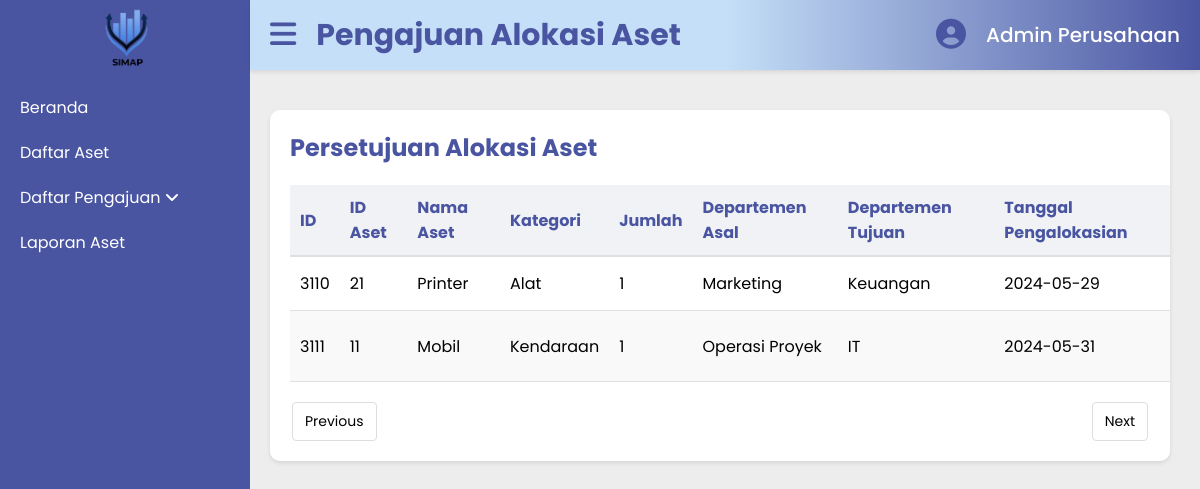
/SIMAP-Project/persetujuanAlokasi.php, run on the app's committed database.
### tables this page shows
CREATE TABLE `pengajuan_alokasi` (
  `idPengajuanAlokasi` int(11) NOT NULL,
  `idAset` int(11) DEFAULT NULL,
  `namaAset` varchar(100) NOT NULL,
  `kategoriAset` varchar(255) NOT NULL,
  `jumlah` int(11) NOT NULL,
  `departemenAsal` varchar(255) NOT NULL,
  `departemenTujuan` varchar(255) NOT NULL,
  `tanggalPengalokasian` date NOT NULL,
  `alasanPengalokasian` varchar(255) NOT NULL,
  `status` varchar(50) NOT NULL
);

### SIMAP-Project/persetujuanAlokasi.php (the view, shortened to what this page needs)
<?php
include 'php/koneksi.php';
$query_mysql = mysqli_query($mysqli, "SELECT * FROM pengajuan_alokasi");
?>
<!DOCTYPE html>
<html lang="en">
<head>
    <link rel="stylesheet" href="style/style-persetujuanAlokasi.css">
</head>
<body>
    <div id="daftarPengajuan">
        <div class="container">
            <nav class="sidebar">
                <div class="logo">
                    <a href="#"> <img src="assets/simap.png" class="logo" alt="Logo SIMAP"></a>
                </div>
                <ul>
                    <li><a href="page-Beranda.php">Beranda</a></li>
                    <li><a href="page-daftarAset.php">Daftar Aset</a></li>
                    <li><a href="#">Daftar Pengajuan <i class="fa-solid fa-angle-down"></i></a>
                    </li>
                    <li><a href="laporan.php">Laporan Aset</a></li>
                </ul>
            </nav>
            <div class="header">
                <div class="menu-bar">
                    <a href="#"><i class="fa-solid fa-bars" style="color: #4a55a2;"></i></a>
                    <h1>Pengajuan Alokasi Aset</h1>
                </div>
                <ul>
                    <li class="admin-profile"><a href="#">
                        <i class="fa-solid fa-circle-user" style="color: #4a55a2;"></i>
                    </a>
                    </li>
                    <li class="username">
                        <a href="#">Admin Perusahaan</a>
                    </li>
                </ul>
            </div>
            <div class="box">
                <h2>Persetujuan Alokasi Aset</h2>
                <table>
                    <thead>
                        <tr>
                            <th>ID</th>
                            <th>ID Aset</th>
                            <th>Nama Aset</th>
                            <th>Kategori</th>
                            <th>Jumlah</th>
                            <th>Departemen Asal</th>
                            <th>Departemen Tujuan</th>
                            <th>Tanggal Pengalokasian</th>
                        </tr>
                    </thead>
                    <tbody>
                    <?php while ($data = mysqli_fetch_assoc($query_mysql)) { ?>
                        <tr>
                            <td><?php echo $data['idPengajuanAlokasi']; ?></td>
                            <td><?php echo $data['idAset']; ?></td>
                            <td><?php echo $data['namaAset']; ?></td>
                            <td><?php echo $data['kategoriAset']; ?></td>
                            <td><?php echo $data['jumlah']; ?></td>
                            <td><?php echo $data['departemenAsal']; ?></td>
                            <td><?php echo $data['departemenTujuan']; ?></td>
                            <td><?php echo $data['tanggalPengalokasian']; ?></td>
                        </tr>
                        <?php } ?>
                    </tbody>
                </table>
                <div class="pagination">
                    <button class="prev">Previous</button>
                    <button class="next">Next</button>
                </div>
            </div>
        </div>
    </div>
</body>
</html>

### SIMAP-Project/style/style-persetujuanAlokasi.css (style rules this page uses)
* { margin: 0; padding: 0; font-family: 'Poppins', sans-serif; box-sizing: border-box; }
html { scroll-behavior: smooth; }
body { margin: 0; padding: 0; background-color: #EDEDED; }
#daftarPengajuan .container { display: flex; flex-direction: column; }
.sidebar { background-color: #4a55a2; width: 250px; height: 100vh; padding-top: 20px; position: fixed; }
.sidebar .logo { display: block; margin: -20px auto 10px; width: 75px; }
.sidebar ul { list-style: none; padding: 0; }
.sidebar ul li { padding: 10px 20px; }
.sidebar ul li a { color: white; text-decoration: none; display: block; }
.header { height: 70px; display: flex; justify-content: space-between; align-items: center; padding: 10px 20px; background: linear-gradient(to right, #C5DFF8, #C5DFF8, #4A55A2); box-shadow: 0 2px 4px rgba(0, 0, 0, 0.1); position: fixed; top: 0; left: 250px; width: calc(100% - 250px); }
.header .menu-bar { text-decoration: none; color: #4a55a2; display: flex; flex-direction: row; font-size: 30px; }
.header .menu-bar h1 { text-decoration: none; font-size: 30px; padding-left: 20px; }
.header ul { display: flex; list-style: none; padding: 0; margin: 0; }
.header ul li { margin-left: 20px; display: flex; align-items: center; }
.header ul .admin-profile a { font-size: 30px; }
.header ul .username a { text-decoration: none; font-size: 20px; font-weight: 500; color: #FFF; }
.box { width: calc(100% - 300px); height: auto; background-color: white; border-radius: 10px; margin-top: 110px; margin-left: 270px; padding: 20px; box-shadow: 0 2px 4px rgba(0, 0, 0, 0.1); overflow-x: auto; }
.box h2 { margin-bottom: 20px; color: #4a55a2; }
table { width: 100%; min-width: 1200px; border-collapse: collapse; margin-bottom: 20px; }
table thead th { background-color: #f0f2f5; padding: 10px; text-align: left; color: #4a55a2; border-bottom: 2px solid #e0e0e0; }
table tbody td { padding: 10px; border-bottom: 1px solid #e0e0e0; }
table tbody tr:nth-child(even) { background-color: #f9f9f9; }
button { padding: 8px 12px; border: none; border-radius: 4px; cursor: pointer; font-size: 14px; }
.pagination { display: flex; justify-content: flex-end; margin-top: 20px; right: 0; }
.pagination button { padding: 8px 12px; border: 1px solid #ddd; background-color: white; cursor: pointer; margin: 0 2px; border-radius: 4px; }
.pagination .prev { margin-right: auto; }
.pagination .next { margin-left: auto; }

### data on the page
pengajuan_alokasi: idPengajuanAlokasi "3110", idAset "21", namaAset "Printer", kategoriAset "Alat", jumlah "1", departemenAsal "Marketing", departemenTujuan "Keuangan", tanggalPengalokasian "2024-05-29"
pengajuan_alokasi: idPengajuanAlokasi "3111", idAset "11", namaAset "Mobil", kategoriAset "Kendaraan", jumlah "1", departemenAsal "Operasi Proyek", departemenTujuan "IT", tanggalPengalokasian "2024-05-31"
